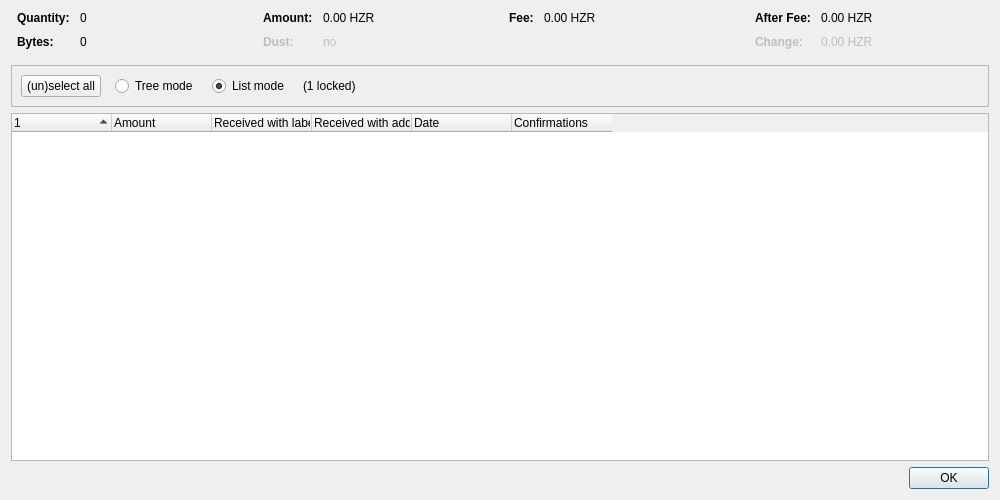
<?xml version="1.0" encoding="UTF-8"?>
<ui version="4.0">
 <class>CoinControlDialog</class>
 <widget class="QDialog" name="CoinControlDialog">
  <property name="geometry">
   <rect>
    <x>0</x>
    <y>0</y>
    <width>1000</width>
    <height>500</height>
   </rect>
  </property>
  <property name="windowTitle">
   <string>Coin Selection</string>
  </property>
  <layout class="QVBoxLayout" name="verticalLayout">
   <item>
    <layout class="QHBoxLayout" name="horizontalLayoutTop" stretch="0,0,0,0">
     <property name="topMargin">
      <number>0</number>
     </property>
     <property name="bottomMargin">
      <number>10</number>
     </property>
     <item>
      <layout class="QFormLayout" name="formLayoutCoinControl1">
       <property name="horizontalSpacing">
        <number>10</number>
       </property>
       <property name="verticalSpacing">
        <number>10</number>
       </property>
       <property name="leftMargin">
        <number>6</number>
       </property>
       <property name="rightMargin">
        <number>6</number>
       </property>
       <item row="0" column="0">
        <widget class="QLabel" name="labelCoinControlQuantityText">
         <property name="font">
          <font>
           <weight>75</weight>
           <bold>true</bold>
          </font>
         </property>
         <property name="text">
          <string>Quantity:</string>
         </property>
        </widget>
       </item>
       <item row="0" column="1">
        <widget class="QLabel" name="labelCoinControlQuantity">
         <property name="cursor">
          <cursorShape>IBeamCursor</cursorShape>
         </property>
         <property name="contextMenuPolicy">
          <enum>Qt::ActionsContextMenu</enum>
         </property>
         <property name="text">
          <string notr="true">0</string>
         </property>
         <property name="textInteractionFlags">
          <set>Qt::LinksAccessibleByMouse|Qt::TextSelectableByKeyboard|Qt::TextSelectableByMouse</set>
         </property>
        </widget>
       </item>
       <item row="1" column="0">
        <widget class="QLabel" name="labelCoinControlBytesText">
         <property name="font">
          <font>
           <weight>75</weight>
           <bold>true</bold>
          </font>
         </property>
         <property name="text">
          <string>Bytes:</string>
         </property>
        </widget>
       </item>
       <item row="1" column="1">
        <widget class="QLabel" name="labelCoinControlBytes">
         <property name="cursor">
          <cursorShape>IBeamCursor</cursorShape>
         </property>
         <property name="contextMenuPolicy">
          <enum>Qt::ActionsContextMenu</enum>
         </property>
         <property name="text">
          <string notr="true">0</string>
         </property>
         <property name="textInteractionFlags">
          <set>Qt::LinksAccessibleByMouse|Qt::TextSelectableByKeyboard|Qt::TextSelectableByMouse</set>
         </property>
        </widget>
       </item>
      </layout>
     </item>
     <item>
      <layout class="QFormLayout" name="formLayoutCoinControl2">
       <property name="horizontalSpacing">
        <number>10</number>
       </property>
       <property name="verticalSpacing">
        <number>10</number>
       </property>
       <property name="leftMargin">
        <number>6</number>
       </property>
       <property name="rightMargin">
        <number>6</number>
       </property>
       <item row="0" column="0">
        <widget class="QLabel" name="labelCoinControlAmountText">
         <property name="font">
          <font>
           <weight>75</weight>
           <bold>true</bold>
          </font>
         </property>
         <property name="text">
          <string>Amount:</string>
         </property>
        </widget>
       </item>
       <item row="0" column="1">
        <widget class="QLabel" name="labelCoinControlAmount">
         <property name="cursor">
          <cursorShape>IBeamCursor</cursorShape>
         </property>
         <property name="contextMenuPolicy">
          <enum>Qt::ActionsContextMenu</enum>
         </property>
         <property name="text">
          <string notr="true">0.00 HZR</string>
         </property>
         <property name="textInteractionFlags">
          <set>Qt::LinksAccessibleByMouse|Qt::TextSelectableByKeyboard|Qt::TextSelectableByMouse</set>
         </property>
        </widget>
       </item>
       <item row="1" column="0">
        <widget class="QLabel" name="labelCoinControlLowOutputText">
         <property name="enabled">
          <bool>false</bool>
         </property>
         <property name="font">
          <font>
           <weight>75</weight>
           <bold>true</bold>
          </font>
         </property>
         <property name="text">
          <string>Dust:</string>
         </property>
        </widget>
       </item>
       <item row="1" column="1">
        <widget class="QLabel" name="labelCoinControlLowOutput">
         <property name="enabled">
          <bool>false</bool>
         </property>
         <property name="cursor">
          <cursorShape>IBeamCursor</cursorShape>
         </property>
         <property name="contextMenuPolicy">
          <enum>Qt::ActionsContextMenu</enum>
         </property>
         <property name="text">
          <string notr="true">no</string>
         </property>
         <property name="textInteractionFlags">
          <set>Qt::LinksAccessibleByMouse|Qt::TextSelectableByKeyboard|Qt::TextSelectableByMouse</set>
         </property>
        </widget>
       </item>
      </layout>
     </item>
     <item>
      <layout class="QFormLayout" name="formLayoutCoinControl3">
       <property name="horizontalSpacing">
        <number>10</number>
       </property>
       <property name="verticalSpacing">
        <number>10</number>
       </property>
       <property name="leftMargin">
        <number>6</number>
       </property>
       <property name="rightMargin">
        <number>6</number>
       </property>
       <item row="0" column="0">
        <widget class="QLabel" name="labelCoinControlFeeText">
         <property name="font">
          <font>
           <weight>75</weight>
           <bold>true</bold>
          </font>
         </property>
         <property name="text">
          <string>Fee:</string>
         </property>
        </widget>
       </item>
       <item row="0" column="1">
        <widget class="QLabel" name="labelCoinControlFee">
         <property name="cursor">
          <cursorShape>IBeamCursor</cursorShape>
         </property>
         <property name="contextMenuPolicy">
          <enum>Qt::ActionsContextMenu</enum>
         </property>
         <property name="text">
          <string notr="true">0.00 HZR</string>
         </property>
         <property name="textInteractionFlags">
          <set>Qt::LinksAccessibleByMouse|Qt::TextSelectableByKeyboard|Qt::TextSelectableByMouse</set>
         </property>
        </widget>
       </item>
      </layout>
     </item>
     <item>
      <layout class="QFormLayout" name="formLayoutCoinControl4">
       <property name="horizontalSpacing">
        <number>10</number>
       </property>
       <property name="verticalSpacing">
        <number>10</number>
       </property>
       <property name="leftMargin">
        <number>6</number>
       </property>
       <property name="rightMargin">
        <number>6</number>
       </property>
       <item row="0" column="0">
        <widget class="QLabel" name="labelCoinControlAfterFeeText">
         <property name="font">
          <font>
           <weight>75</weight>
           <bold>true</bold>
          </font>
         </property>
         <property name="text">
          <string>After Fee:</string>
         </property>
        </widget>
       </item>
       <item row="0" column="1">
        <widget class="QLabel" name="labelCoinControlAfterFee">
         <property name="cursor">
          <cursorShape>IBeamCursor</cursorShape>
         </property>
         <property name="contextMenuPolicy">
          <enum>Qt::ActionsContextMenu</enum>
         </property>
         <property name="text">
          <string notr="true">0.00 HZR</string>
         </property>
         <property name="textInteractionFlags">
          <set>Qt::LinksAccessibleByMouse|Qt::TextSelectableByKeyboard|Qt::TextSelectableByMouse</set>
         </property>
        </widget>
       </item>
       <item row="1" column="0">
        <widget class="QLabel" name="labelCoinControlChangeText">
         <property name="enabled">
          <bool>false</bool>
         </property>
         <property name="font">
          <font>
           <weight>75</weight>
           <bold>true</bold>
          </font>
         </property>
         <property name="text">
          <string>Change:</string>
         </property>
        </widget>
       </item>
       <item row="1" column="1">
        <widget class="QLabel" name="labelCoinControlChange">
         <property name="enabled">
          <bool>false</bool>
         </property>
         <property name="cursor">
          <cursorShape>IBeamCursor</cursorShape>
         </property>
         <property name="contextMenuPolicy">
          <enum>Qt::ActionsContextMenu</enum>
         </property>
         <property name="text">
          <string notr="true">0.00 HZR</string>
         </property>
         <property name="textInteractionFlags">
          <set>Qt::LinksAccessibleByMouse|Qt::TextSelectableByKeyboard|Qt::TextSelectableByMouse</set>
         </property>
        </widget>
       </item>
      </layout>
     </item>
    </layout>
   </item>
   <item>
    <widget class="QFrame" name="frame">
     <property name="minimumSize">
      <size>
       <width>0</width>
       <height>40</height>
      </size>
     </property>
     <property name="frameShape">
      <enum>QFrame::StyledPanel</enum>
     </property>
     <property name="frameShadow">
      <enum>QFrame::Sunken</enum>
     </property>
     <layout class="QHBoxLayout" name="horizontalLayout">
      <item>
       <layout class="QHBoxLayout" name="horizontalLayoutPanel" stretch="0,0,0,0,0">
        <property name="spacing">
         <number>14</number>
        </property>
        <item>
         <widget class="QPushButton" name="pushButtonSelectAll">
          <property name="sizePolicy">
           <sizepolicy hsizetype="Maximum" vsizetype="Fixed">
            <horstretch>0</horstretch>
            <verstretch>0</verstretch>
           </sizepolicy>
          </property>
          <property name="text">
           <string>(un)select all</string>
          </property>
          <property name="autoDefault">
           <bool>false</bool>
          </property>
         </widget>
        </item>
        <item>
         <widget class="QRadioButton" name="radioTreeMode">
          <property name="sizePolicy">
           <sizepolicy hsizetype="Maximum" vsizetype="Fixed">
            <horstretch>0</horstretch>
            <verstretch>0</verstretch>
           </sizepolicy>
          </property>
          <property name="text">
           <string>Tree mode</string>
          </property>
         </widget>
        </item>
        <item>
         <widget class="QRadioButton" name="radioListMode">
          <property name="sizePolicy">
           <sizepolicy hsizetype="Maximum" vsizetype="Fixed">
            <horstretch>0</horstretch>
            <verstretch>0</verstretch>
           </sizepolicy>
          </property>
          <property name="text">
           <string>List mode</string>
          </property>
          <property name="checked">
           <bool>true</bool>
          </property>
         </widget>
        </item>
        <item>
         <widget class="QLabel" name="labelLocked">
          <property name="text">
           <string notr="true">(1 locked)</string>
          </property>
         </widget>
        </item>
        <item>
         <spacer name="horizontalSpacer">
          <property name="orientation">
           <enum>Qt::Horizontal</enum>
          </property>
          <property name="sizeHint" stdset="0">
           <size>
            <width>40</width>
            <height>20</height>
           </size>
          </property>
         </spacer>
        </item>
       </layout>
      </item>
     </layout>
    </widget>
   </item>
   <item>
    <widget class="CoinControlTreeWidget" name="treeWidget">
     <property name="contextMenuPolicy">
      <enum>Qt::CustomContextMenu</enum>
     </property>
     <property name="sortingEnabled">
      <bool>false</bool>
     </property>
     <property name="columnCount">
      <number>6</number>
     </property>
     <attribute name="headerShowSortIndicator" stdset="0">
      <bool>true</bool>
     </attribute>
     <attribute name="headerStretchLastSection">
      <bool>false</bool>
     </attribute>
     <column>
      <property name="text">
       <string/>
      </property>
     </column>
     <column>
      <property name="text">
       <string>Amount</string>
      </property>
     </column>
     <column>
      <property name="text">
       <string>Received with label</string>
      </property>
     </column>
     <column>
      <property name="text">
       <string>Received with address</string>
      </property>
     </column>
     <column>
      <property name="text">
       <string>Date</string>
      </property>
     </column>
     <column>
      <property name="text">
       <string>Confirmations</string>
      </property>
      <property name="toolTip">
       <string>Confirmed</string>
      </property>
     </column>
     <column>
      <property name="text">
       <string/>
      </property>
     </column>
     <column>
      <property name="text">
       <string/>
      </property>
     </column>
     <column>
      <property name="text">
       <string/>
      </property>
     </column>
     <column>
      <property name="text">
       <string/>
      </property>
     </column>
    </widget>
   </item>
   <item>
    <widget class="QDialogButtonBox" name="buttonBox">
     <property name="orientation">
      <enum>Qt::Horizontal</enum>
     </property>
     <property name="standardButtons">
      <set>QDialogButtonBox::Ok</set>
     </property>
    </widget>
   </item>
  </layout>
 </widget>
 <customwidgets>
  <customwidget>
   <class>CoinControlTreeWidget</class>
   <extends>QTreeWidget</extends>
   <header>qt/coincontroltreewidget.h</header>
  </customwidget>
 </customwidgets>
 <resources/>
 <connections/>
</ui>
